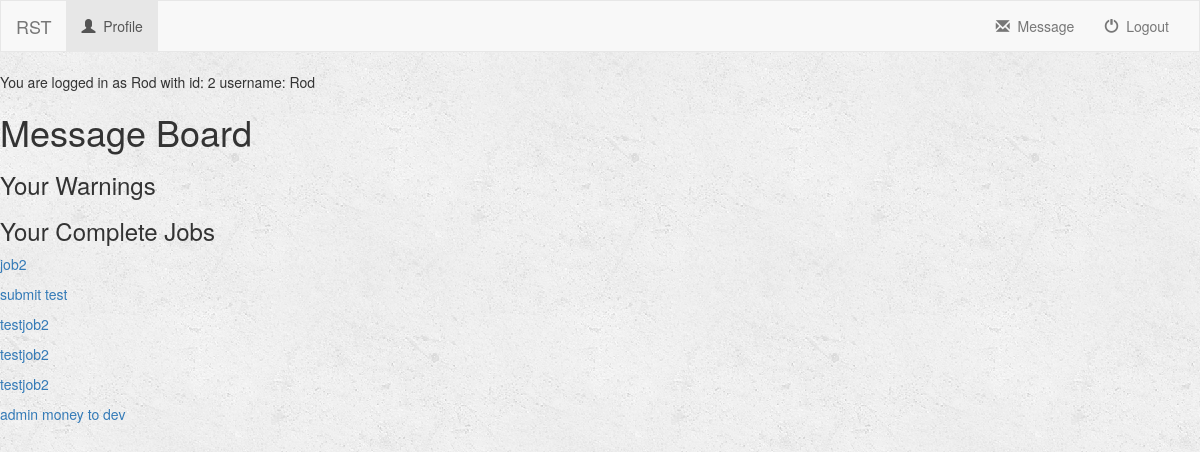
/turk/profile/2/message/ (signed in), run on an earlier commit of the app's database.
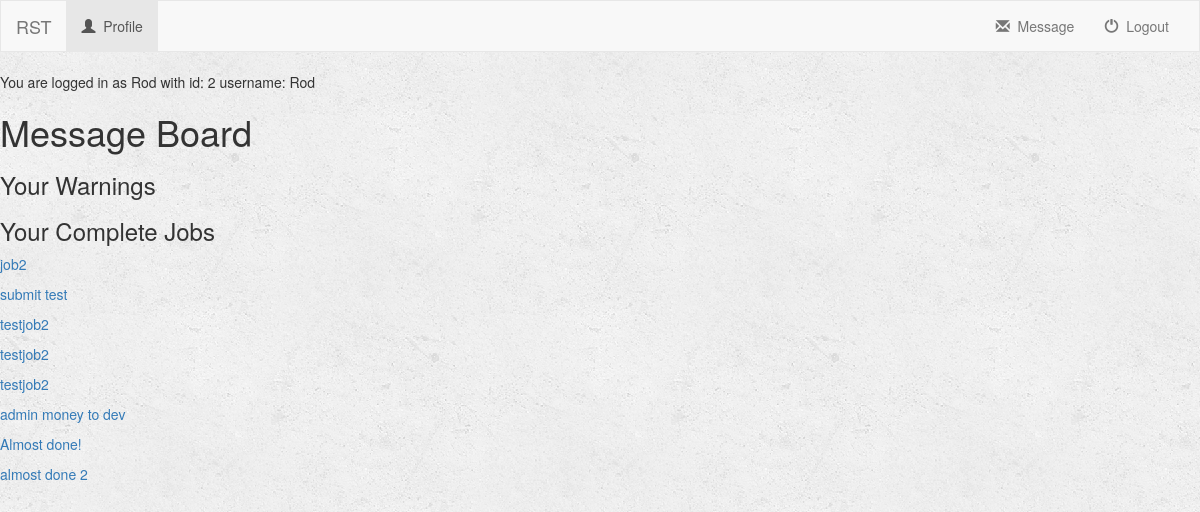
And on a later commit of the database.
### turk/models.py (models this page shows, shortened)
class Profile(models.Model):
    user = models.OneToOneField(User, on_delete=models.CASCADE, default=1)
    name = models.CharField(max_length=250)
    age = models.IntegerField(default=0)
    GENDER_CHOICES = (
        ('Male', 'Male'),
        ('Female', 'Female')
    )
    gender = models.CharField(max_length=6, choices=GENDER_CHOICES, default='Male')
    email = models.CharField(max_length=250)
    resume = models.FileField()
    sample_work_or_bussiness_credential = models.FileField()
    RATING_CHOICES=(
        (1, 1),
        (2, 2),
        (3, 3),
        (4, 4),
        (5, 5),
    )
    rating = models.FloatField(choices=RATING_CHOICES, default=5)
    average_rating = models.FloatField(default=0)       # average of rating RECEIVED by others
    rating_count = models.IntegerField(default=0)       # count of rating RECEIVED by others
    total_rating = models.FloatField(default=0)         # total rating RECEIVED by others
    avg_give_rating = models.FloatField(default=0)      # average of rating GIVEN to others
    total_give_rating = models.FloatField(default=0)    # total of rating GIVEN to others
    total_give_count = models.FloatField(default=0)     # count of rating GIVEN to others
    money = models.FloatField(default=0)
    POSITION_CHOICES=(
        ('Temporary', 'Temporary'),
        ('Client', 'Client'),
        ('Developer', 'Developer'),
    )
    position = models.CharField(max_length=9, choices=POSITION_CHOICES, default='Temporary')
    DESIRED_POSITION_CHOICES=(
        ('Client', 'Client'),
        ('Developer', 'Developer'),
    )
    desired_position = models.CharField(max_length=9, choices=DESIRED_POSITION_CHOICES, default='Client')
    profile_picture = models.ImageField(default='default.png')
    interest = models.TextField()
    isBlackListed = models.BooleanField(default=False)
    INTEREST_CHOICES=(
        ('Being Human', 'Being Human'),
        ('Software Development', 'Software Development'),
        ('Video Games', 'Video Games'),
        ('Social Media', 'Social Media'),
        ('Food', 'Food'),
        ('Party', 'Party'),
        ('Entrepreneurship', 'Entrepreneurship'),
        ('Money', 'Money'),
    )
    interest = MultiSelectField(choices=INTEREST_CHOICES, default="Being Human")
    honor_Early_Bird = models.BooleanField(default=False)
    honor_Hard_Worker = models.BooleanField(default=False)
    honor_MILLIONAIRE = models.BooleanField(default=False)
    honor_Job_Supplier = models.BooleanField(default=False)
    honor_Veteran = models.BooleanField(default=False)
    honor_toohardman = models.BooleanField(default=False)
    honor_Cold_Headed_Tim = models.BooleanField(default=False)
    honor_Novice = models.BooleanField(default=True)
    honor_Normie = models.BooleanField(default=False)
    honor_General = models.BooleanField(default=False)
    honor_Lurker = models.BooleanField(default=False)
    num_early = models.IntegerField(default=0)      # number of time dev delivered early
    money_earned = models.FloatField(default=0)     # amount of money dev made
    num_post = models.IntegerField(default=0)       # number of total posts client posted
    num_post_ex = models.IntegerField(default=0)    # number of expired posts client posted
    acc_created = models.DateTimeField(default=datetime.now())   # date of when acc made
    warn_poor = models.BooleanField(default=False)  # avg rating <=2 for >=5 projects
    warn_eval = models.BooleanField(default=False)  # avg rating to others <2 or >4 for >=8 projects
    warn_final = models.BooleanField(default=False) # final warning, next login = gg

class JobSubmission(models.Model):
    developer = models.ForeignKey(User, on_delete=models.CASCADE, default=1)
    job = models.ForeignKey(Job, on_delete=models.CASCADE, default=1)
    submission = models.TextField()
    RATING_CHOICES = (
        (1, 1),
        (2, 2),
        (3, 3),
        (4, 4),
        (5, 5),
    )
    rating = models.FloatField(choices=RATING_CHOICES, default=5)
    reason = models.TextField()
    def __str__(self):
        return self.submission

class Job(models.Model):
    user = models.ForeignKey(User, on_delete=models.CASCADE, default=1)
    job_title = models.CharField(max_length=250)
    job_description = models.TextField()
    job_price = models.FloatField(default=0)
    is_complete = models.BooleanField(default=False) # job submitted
    is_late = models.BooleanField(default=False)
    is_rated = models.BooleanField(default=False)
    is_open = models.BooleanField(default=True) # Job is still open for bid
    lowest_bid = models.FloatField(validators=[MinValueValidator(0), MaxValueValidator(100)], default=0)
    bid_deadline = models.DateTimeField(default=datetime.now()+timedelta(7))
    job_deadline = models.DateTimeField(default=datetime.now()+timedelta(21))

### turk/views.py (the view)
# urls.py: url(r'^profile/(?P<user_id>[0-9]+)/message/$', views.message, name='message'),
def message(request, user_id):
    user = get_object_or_404(User, pk=user_id)
    if request.user.profile.position == "Client":
        jobs = Job.objects.filter(user=user).filter(is_complete=True)
    if request.user.profile.position == "Developer":
        jobs = JobSubmission.objects.filter(developer=user)
    print(jobs)
    context = {
        'user': user,
        'jobs': jobs,
    }
    return render(request, 'turk/message.html', context)

### turk/templates/turk/message.html (shortened to what this page needs)
{% extends 'turk/base.html' %}
{% block body %}
<h1>Message Board</h1>
<h3>Your Warnings</h3>
<h3>Your Complete Jobs</h3>
{% if request.user.profile.position == "Developer" %}
    {% for job in jobs %}
        <p><a href="{% url 'turk:job_description' job.job.user.id job.job.id %}">{{job.job.job_title}}</a></p>
    {% endfor %}
{% endif %}
{% endblock %}

### turk/templates/turk/base.html (shortened to what this page needs)
<!DOCTYPE html>
<html lang="en">
<head>
    {% load staticfiles %}
    <link rel="stylesheet" href="https://maxcdn.bootstrapcdn.com/bootstrap/3.3.7/css/bootstrap.min.css">
    <link rel="stylesheet" type="text/css" href="{% static 'turk/style.css' %}" />
</head>
<body>
<nav class="navbar navbar-default">
    <div class="container-fluid">
        <div class = "navbar-header">
            <a class="navbar-brand" href ="{% url 'turk:index' %}">RST</a>
        </div>
        <div class="collapse navbar-collapse" id="topNavBar">
            {% if request.user.is_authenticated %}
                <ul class="nav navbar-nav">
                    <li class="active">
                        <a href="{% url 'turk:detail' request.user.id %}">
                            <span class="glyphicon glyphicon-user" aria-hidden="true"></span>&nbsp;
                            Profile
                        </a>
                    </li>
                </ul>
            {% endif %}
            {% if request.user.is_authenticated %}
                <ul class="nav navbar-nav navbar-right">
                    <li class="">
                        <a href="{% url 'turk:logout_user' %}">
                            <span class ="glyphicon glyphicon-off" aria-hidden="true"></span>&nbsp; Logout
                        </a>
                    </li>
                </ul>
                <ul class="nav navbar-nav navbar-right">
                    <li class="">
                        <a href="{% url 'turk:message' request.user.id %}">
                            <span class="glyphicon glyphicon-envelope" aria-hidden="true"></span>&nbsp;
                            Message
                        </a>
                    </li>
                </ul>
            {% endif %}
        </div>
    </div>
</nav>
{% if request.user.is_authenticated %}
    You are logged in as {{ request.user.profile.name }} with id: {{request.user.id}} username: {{request.user.username}}
{% endif %}
{% block body %}
{% endblock %}
</body>
</html>

### turk/static/turk/style.css (style rules this page uses)
body { background: white url("images/background.png"); }
.navbar { border-radius: 0; }

What changed in the data, as far as the page shows it:
added JobSubmission: job.job_title "Almost done!"
added JobSubmission: job.job_title "almost done 2"
